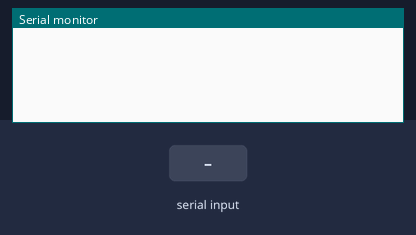
This sketch was run on a simulated Arduino Uno, built with avr-gcc and run on an emulated ATmega328P. Shown: the last lines printed to the serial monitor. Inputs (shaded band) come from the test bench.

Above: at 6.2 s.
6.3 s: "L" received over Serial
At 7.1 s:
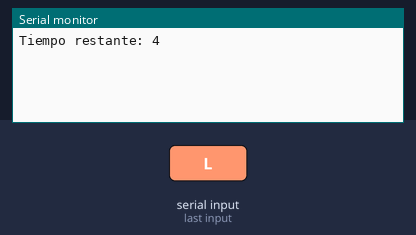
8.7 s: "S" received over Serial
At 9.1 s:
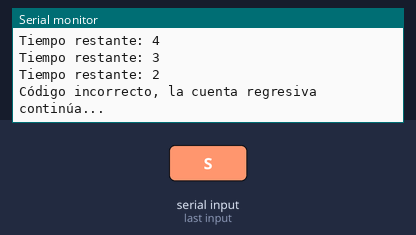
11.7 s: "l" received over Serial
At 14.8 s:
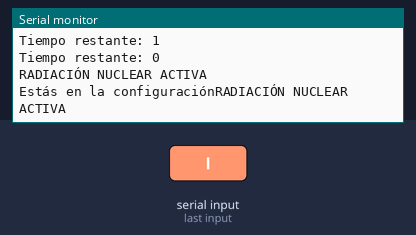
16.8 s: "L" received over Serial
At 17.4 s:
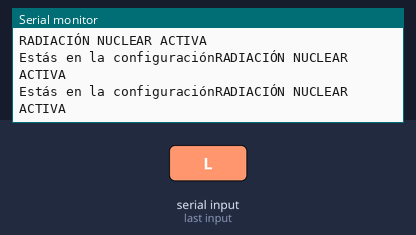
Timing chart, 0 to 19.3 s (numbered marks = the images above; inputs shaded):
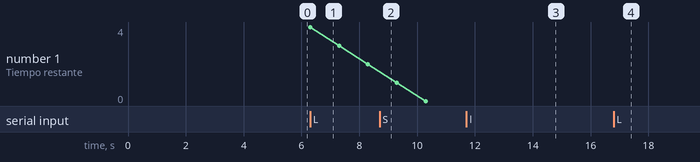

The sketch:

Final_SFI.ino
```cpp
void mision() {
    enum class TaskStates {
        CONFIG,
        TIMER,
        CAMERA,
        REACTION_NUCLEAR,
        SAVE_THE_WORLD
    };

    static TaskStates states = TaskStates::CONFIG;
    static bool entrada = false;
    static uint32_t Time = 5 * 1000;
    static char Value;
    static uint32_t lastime = 0;
    static const String ACCESS_CODE = "C1245";
    static int value = 1000;
    static char newValue;

    switch(states) {
        case TaskStates::CONFIG: {
            Serial.begin(115200);
            Value = Serial.read();
            if (Value == 'S' || Value == 's' || Value == 'B' || Value == 'b') {
                newValue = Value;
                states = TaskStates::TIMER;
            } else if(Value == 'L' || Value == 'l') {
                newValue = Value;
                states = TaskStates::CAMERA;
            }
            break;
        }

        case TaskStates::TIMER: {
            if (Serial.available() > 0) {
                char newValue = Serial.read(); // Lee el nuevo valor

                if (newValue == 'S' || newValue == 's') {
                    if (Time < 40000) { // Asegura que no exceda los 40 segundos
                        Time += 1000; // Incrementa en 1 segundo (1000 ms)
                        if (!entrada) {
                            Serial.print("Se actualizó el tiempo a ");
                            Serial.print(Time / 1000);
                            Serial.println(" segundos");
                            Serial.println("L para finalizar, S para subir más y B para bajar");
                            entrada = true;
                        }
                    }
                    entrada = false; // Permite otra operación
                } else if (newValue == 'B' || newValue == 'b') {
                    if (Time > 1000) { // Asegura que no baje de 1 segundo
                        Time -= 1000; // Decrementa en 1 segundo (1000 ms)
                        if (!entrada) {
                            Serial.print("Se actualizó el tiempo a ");
                            Serial.print(Time / 1000);
                            Serial.println(" segundos");
                            Serial.println("L para finalizar, S para subir más y B para bajar");
                            entrada = true;
                        }
                    }
                    entrada = false; // Permite otra operación
                } else if (newValue == 'L' || newValue == 'l') {
                    states = TaskStates::CAMERA; // Cambia el estado si se presiona 'L'
                }
            }
            break;
        }

        case TaskStates::CAMERA: {
            uint32_t tiempo = millis();
            if ((tiempo - lastime) >= 1000) {
                lastime = tiempo;
                if (Time > 0) {
                    Time -= 1000;
                    Serial.print("Tiempo restante: ");
                    Serial.println(Time / 1000);
                } else {
                    states = TaskStates::REACTION_NUCLEAR;
                }
            }

            if (Serial.available() > 0) {
                 String codigo = "";
                while (Serial.available() > 0) {
                    codigo += (char)Serial.read();
                    delay(5);
                }

                if (codigo == ACCESS_CODE) {
                    Serial.println("SALVASTE AL MUNDO");
                    states = TaskStates::SAVE_THE_WORLD;
                } else {
                    Serial.println("Código incorrecto, la cuenta regresiva continúa...");
                    states = TaskStates::CAMERA;
                }
            }
            break;
        }

        case TaskStates::REACTION_NUCLEAR: {
            Serial.println("RADIACIÓN NUCLEAR ACTIVA");
            delay(2000);
            Serial.print("Estás en la configuración");
            entrada = false;
            states = TaskStates::CONFIG;
            break;
        }


        case TaskStates::SAVE_THE_WORLD: {
            delay(10);
            exit(0);
            break;
        }
    }
}

void setup() {
    delay(5000);
    Serial.print("Estás en la configuración");
    mision();
}

void loop() {
    mision();
}
```

Measured:
- after the input at 6.3 s, the serial monitor: prints a new line at once (image 1)
- after the input at 8.7 s, the serial monitor: prints a new line at once (image 2)
- after the input at 11.7 s, the serial monitor: prints a new line after 1.6 s (image 3)
- after the input at 16.8 s, the serial monitor: prints a new line at once (image 4)
